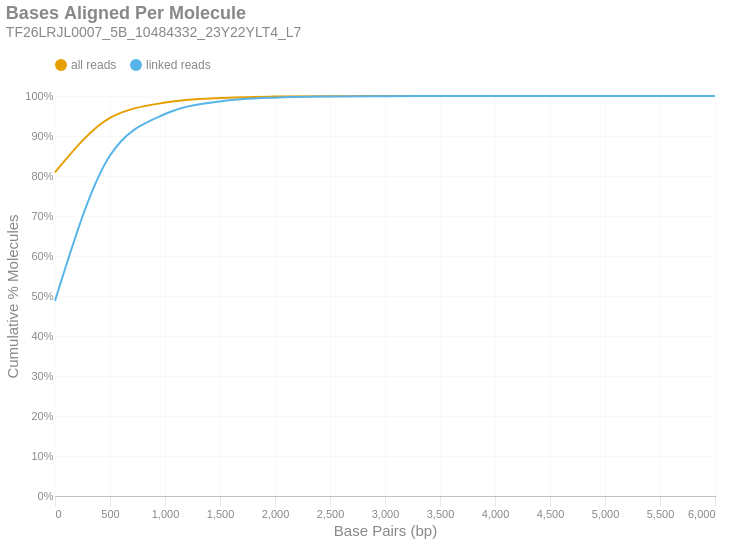

Notebook cell for this chart:
### Markdown cell above
### Bases Aligned Per Molecule
This is a cumulative frequency distribution showing the number of base pairs aligned per unique molecule. These data are shown in 500 bp bins. There are two distributions: one with `all reads` (yellow) and another with only `linked reads` (blue). The percent of molecules in the `linked reads` distribution is relative to the total number of linked molecules.

### Code cell
if SKIPLR:
    print_html(f"Skipped")
else:
    binned_df = consolidated_hist(valids['aligned_bp'], mask, 500, True)
    with SafeRender(binned_df):
        (
            density_plot(binned_df, 'Bases Aligned Per Molecule', samplename, 'basesper')
            .encode(
                x=alt.X('bin:Q', title="Base Pairs (bp)").axis(tickMinStep=500).scale(padding=0),
                y=alt.Y('value:Q', title='Cumulative % Molecules')
                    .axis(format='%')
                    .scale(domain = [0,1])
                    .stack(False),
                color=alt.Color("key:N").scale(domain = ["all reads", "linked reads"]),
                tooltip = [
                    alt.Tooltip("key:N", title = "Data Type"),
                    alt.Tooltip("range_label:N", title="Bases Aligned Per Molecule"),
                    alt.Tooltip("value:Q", format = ".2%", title="% Molecules (Cum.)")
                ]
            )
        ).display()

### Figure 1 — Vega-Lite specification as saved in the notebook (floating-point values rounded to 4 significant figures)
{"width": "container", "height": 400, "config": {"title": {"anchor": "start", "dy": -15, "fontSize": 18, "color": "#888888", "subtitleColor": "#888888", "subtitleFontSize": 14}, "arc": {"fill": "#0072B2"}, "axis": {"domainColor": "#888888", "domainWidth": 0.5, "gridWidth": 0.2, "grid": false, "titleFontWeight": 400, "titleFontSize": 15, "labelFontSize": 11, "labelColor": "#888888", "tickColor": "#888888", "tickWidth": 0.2, "titleColor": "#888888"}, "axisBand": {"grid": false}, "axisX": {"grid": true, "tickSize": 10, "domainCap": "round"}, "axisY": {"domain": false, "grid": true, "tickSize": 0, "domainCap": "round"}, "background": "transparent", "header": {"labelFontSize": 15, "labelColor": "#888888", "titleFontSize": 15, "titleFontWeight": 600, "titleColor": "#888888"}, "legend": {"labelFont": "sans-serif", "labelFontSize": 12, "labelColor": "#888888", "symbolSize": 100, "symbolType": "circle", "titleFontSize": 12, "titlePadding": 10, "titleColor": "#888888", "title": null, "orient": "top"}, "range": {"category": ["#E69F00", "#56B4E9", "#009E73", "#F0E442", "#0072B2", "#D55E00", "#CC79A7", "#000000"], "diverging": ["#cfe8f3", "#a2d4ec", "#73bfe2", "#46abdb", "#1696d2", "#12719e"]}, "area": {"fill": "#0072B2", "fillOpacity": 0.7, "line": true, "strokeOpacity": 0.7}, "line": {"color": "#0072B2", "stroke": "#0072B2", "strokeWidth": 2}, "trail": {"color": "#0072B2", "stroke": "#0072B2", "strokeWidth": 0, "size": 1}, "point": {"filled": true, "fillOpacity": 1.0, "size": 95}, "text": {"color": "#888888", "fontSize": 11, "align": "right", "fontWeight": 400, "size": 11}, "bar": {"fill": "#0072B2", "stroke": null}, "view": {"stroke": null, "continuousWidth": 660, "continuousHeight": 400}}, "data": {"name": "data-e8c9de8e063b9e119233606f5eed894e"}, "mark": {"type": "line", "interpolate": "monotone", "point": {"opacity": 0, "size": 275}}, "encoding": {"color": {"field": "key", "scale": {"domain": ["all reads", "linked reads"]}, "type": "nominal"}, "tooltip": [{"field": "key", "title": "Data Type", "type": "nominal"}, {"field": "range_label", "title": "Bases Aligned Per Molecule", "type": "nominal"}, {"field": "value", "format": ".2%", "title": "% Molecules (Cum.)", "type": "quantitative"}], "x": {"axis": {"tickMinStep": 500}, "field": "bin", "scale": {"padding": 0}, "title": "Base Pairs (bp)", "type": "quantitative"}, "y": {"axis": {"format": "%"}, "field": "value", "scale": {"domain": [0, 1]}, "stack": false, "title": "Cumulative % Molecules", "type": "quantitative"}}, "params": [{"name": "param_c36ac31b6afebe62", "select": {"type": "point", "fields": ["key"]}, "bind": "legend"}], "title": {"text": "Bases Aligned Per Molecule", "subtitle": "TF26LRJL0007_5B_10484332_23Y22YLT4_L7"}, "transform": [{"fold": ["all reads (cumsum)", "linked reads (cumsum)"]}, {"calculate": "replace(datum.key, ' (cumsum)', '')", "as": "key"}, {"filter": {"param": "param_c36ac31b6afebe62"}}], "usermeta": {"embedOptions": {"downloadFileName": "TF26LRJL0007_5B_10484332_23Y22YLT4_L7.basesper"}}, "$schema": "https://vega.github.io/schema/vega-lite/v6.4.1.json", "datasets": {"data-e8c9de8e063b9e119233606f5eed894e": [{"bin": "0.0", "interval": "0.0-500.0", "all reads": 0.8093, "linked reads": 0.4878, "all reads (cumsum)": 0.8093, "linked reads (cumsum)": 0.4878, "range_label": "0-499"}, {"bin": "500.0", "interval": "500.0-1000.0", "all reads": 0.1361, "linked reads": 0.3634, "all reads (cumsum)": 0.9453, "linked reads (cumsum)": 0.8512, "range_label": "500-999"}, {"bin": "1000.0", "interval": "1000.0-1500.0", "all reads": 0.03819, "linked reads": 0.1038, "all reads (cumsum)": 0.9835, "linked reads (cumsum)": 0.9551, "range_label": "1000-1499"}, {"bin": "1500.0", "interval": "1500.0-2000.0", "all reads": 0.01153, "linked reads": 0.03143, "all reads (cumsum)": 0.995, "linked reads (cumsum)": 0.9865, "range_label": "1500-1999"}, {"bin": "2000.0", "interval": "2000.0-2500.0", "all reads": 0.003459, "linked reads": 0.009439, "all reads (cumsum)": 0.9985, "linked reads (cumsum)": 0.9959, "range_label": "2000-2499"}, {"bin": "2500.0", "interval": "2500.0-3000.0", "all reads": 0.001015, "linked reads": 0.002771, "all reads (cumsum)": 0.9995, "linked reads (cumsum)": 0.9987, "range_label": "2500-2999"}, {"bin": "3000.0", "interval": "3000.0-3500.0", "all reads": 0.0003181, "linked reads": 0.0008684, "all reads (cumsum)": 0.9998, "linked reads (cumsum)": 0.9996, "range_label": "3000-3499"}, {"bin": "3500.0", "interval": "3500.0-4000.0", "all reads": 0.0001069, "linked reads": 0.0002919, "all reads (cumsum)": 0.9999, "linked reads (cumsum)": 0.9999, "range_label": "3500-3999"}, {"bin": "4000.0", "interval": "4000.0-4500.0", "all reads": 3.815e-05, "linked reads": 0.0001042, "all reads (cumsum)": 1.0, "linked reads (cumsum)": 1.0, "range_label": "4000-4499"}, {"bin": "4500.0", "interval": "4500.0-5000.0", "all reads": 1.021e-05, "linked reads": 2.787e-05, "all reads (cumsum)": 1.0, "linked reads (cumsum)": 1.0, "range_label": "4500-4999"}, {"bin": "5000.0", "interval": "5000.0-5500.0", "all reads": 3.224e-06, "linked reads": 8.802e-06, "all reads (cumsum)": 1.0, "linked reads (cumsum)": 1.0, "range_label": "5000-5499"}, {"bin": "5500.0", "interval": "5500.0-6000.0", "all reads": 5.373e-07, "linked reads": 1.467e-06, "all reads (cumsum)": 1.0, "linked reads (cumsum)": 1.0, "range_label": "5500-5999"}, {"bin": "6000.0", "interval": "6000.0-6500.0", "all reads": 5.373e-07, "linked reads": 1.467e-06, "all reads (cumsum)": 1.0, "linked reads (cumsum)": 1.0, "range_label": "6000-6499"}]}}
